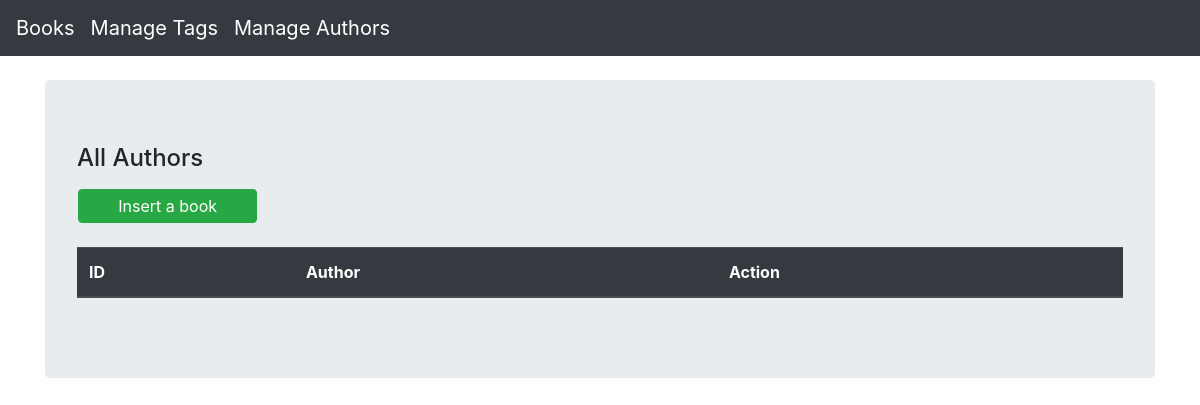
The app's page /authors/index.php, older data.
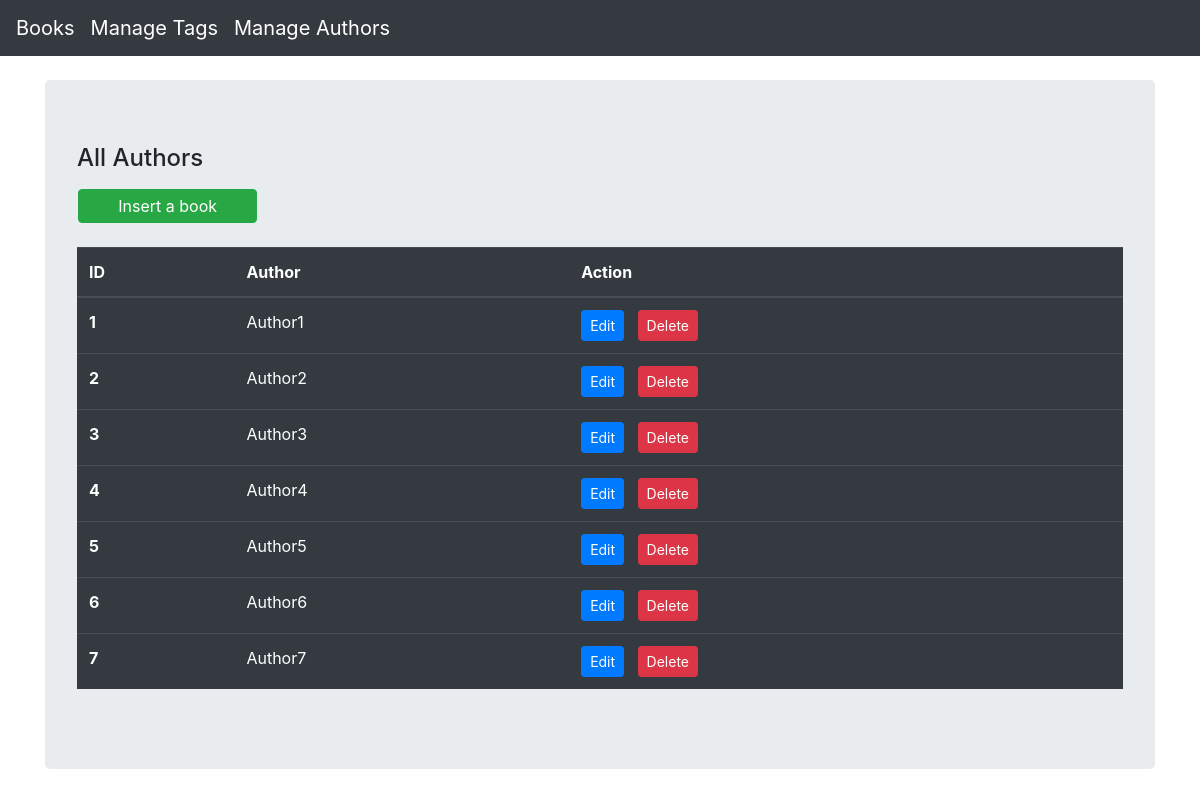
The same page, newer data.
### tables this page shows
CREATE TABLE `authors` (
    `id` int(11) NOT NULL,
    `author` varchar(256) NOT NULL
  );

### models/authors.php (called while the page is built, shortened)
<?php
class Author
{
    private $conn;
    private $table_name = "authors";
    public function __construct($db)
    {
        $this->conn = $db;
    }
    function read()
    {
        $query = "SELECT
                    id, author
                FROM
                    " . $this->table_name . "";
        $stmt = $this->conn->prepare($query);
        $stmt->execute();
        $result = $stmt->fetchAll();
        return $result;
    }
}

### authors/index.php (the view, shortened to what this page needs)
<?php
include_once '../models/authors.php';
$database = new Database();
$db = $database->getConnection();
$author = new Author($db);
?>
<!DOCTYPE html>
<html lang="en">
<head>
    <link rel="stylesheet" href="https://stackpath.bootstrapcdn.com/bootstrap/4.3.1/css/bootstrap.min.css">
</head>
<body>
    <div class="container mt-4">
        <div class="row">
            <div class="col-lg-12">
                <div class="jumbotron">
                    <div class="row">
                        <h4 class="col-12 mb-3">All Authors</h4>
                        <a type="submit" class="btn btn-success col-2 mb-4 ml-3 p-1" href="create.php">Insert a book</a>
                    </div>
                    <table class="table table-dark">
                        <thead>
                            <tr>
                                <th scope="col">ID</th>
                                <th scope="col">Author</th>
                                <th scope="col">Action</th>
                            </tr>
                        </thead>
                        <tbody>
                            <?php
                            $authors = $author->read();
                            foreach ($authors as $row) :  ?>
                                <tr>
                                    <th scope="row"><?php echo $row['id']; ?></th>
                                    <td><?php echo $row['author']; ?></td>
                                    <td><a class="btn btn-sm btn-primary" href="edit.php?id=<?php echo $row['id']; ?>">Edit</a> &nbsp; <a class="btn btn-sm btn-danger" href="delete.php?id=<?php echo $row['id'] ?>">Delete</a></td>
                                </tr>
                            <?php endforeach; ?>
                        </tbody>
                    </table>
                </div>
            </div>
        </div>
    </div>
</body>
</html>

Row changes from the older to the newer data that the page shows:
added authors: id "1", author "Author1"
added authors: id "2", author "Author2"
added authors: id "3", author "Author3"
added authors: id "4", author "Author4"
added authors: id "5", author "Author5"
added authors: id "6", author "Author6"
added authors: id "7", author "Author7"
